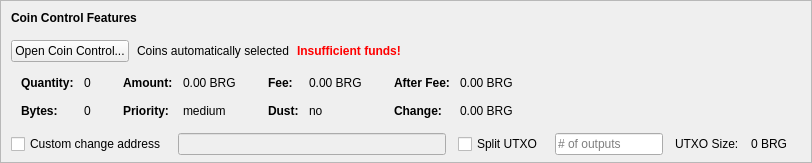
    <widget class="QFrame" name="frameCoinControl">
     <property name="sizePolicy">
      <sizepolicy hsizetype="Expanding" vsizetype="Expanding">
       <horstretch>0</horstretch>
       <verstretch>0</verstretch>
      </sizepolicy>
     </property>
     <property name="maximumSize">
      <size>
       <width>16777215</width>
       <height>16777215</height>
      </size>
     </property>
     <property name="frameShape">
      <enum>QFrame::StyledPanel</enum>
     </property>
     <property name="frameShadow">
      <enum>QFrame::Sunken</enum>
     </property>
     <layout class="QVBoxLayout" name="verticalLayoutCoinControl2">
      <property name="spacing">
       <number>0</number>
      </property>
      <property name="leftMargin">
       <number>0</number>
      </property>
      <property name="topMargin">
       <number>0</number>
      </property>
      <property name="rightMargin">
       <number>0</number>
      </property>
      <property name="bottomMargin">
       <number>6</number>
      </property>
      <item>
       <layout class="QVBoxLayout" name="verticalLayoutCoinControl" stretch="0,0,0,0,1">
        <property name="spacing">
         <number>0</number>
        </property>
        <property name="leftMargin">
         <number>10</number>
        </property>
        <property name="topMargin">
         <number>10</number>
        </property>
        <item>
         <layout class="QHBoxLayout" name="horizontalLayoutCoinControl1">
          <property name="bottomMargin">
           <number>15</number>
          </property>
          <item>
           <widget class="QLabel" name="labelCoinControlFeatures">
            <property name="sizePolicy">
             <sizepolicy hsizetype="Preferred" vsizetype="Maximum">
              <horstretch>0</horstretch>
              <verstretch>0</verstretch>
             </sizepolicy>
            </property>
            <property name="font">
             <font>
              <weight>75</weight>
              <bold>true</bold>
             </font>
            </property>
            <property name="styleSheet">
             <string notr="true">font-weight:bold;</string>
            </property>
            <property name="text">
             <string>Coin Control Features</string>
            </property>
           </widget>
          </item>
         </layout>
        </item>
        <item>
         <layout class="QHBoxLayout" name="horizontalLayoutCoinControl2" stretch="0,0,0,0">
          <property name="spacing">
           <number>8</number>
          </property>
          <property name="bottomMargin">
           <number>10</number>
          </property>
          <item>
           <widget class="QPushButton" name="pushButtonCoinControl">
            <property name="styleSheet">
             <string notr="true"/>
            </property>
            <property name="text">
             <string>Open Coin Control...</string>
            </property>
            <property name="autoDefault">
             <bool>false</bool>
            </property>
           </widget>
          </item>
          <item>
           <widget class="QLabel" name="labelCoinControlAutomaticallySelected">
            <property name="text">
             <string>Coins automatically selected</string>
            </property>
            <property name="margin">
             <number>5</number>
            </property>
           </widget>
          </item>
          <item>
           <widget class="QLabel" name="labelCoinControlInsuffFunds">
            <property name="font">
             <font>
              <weight>75</weight>
              <bold>true</bold>
             </font>
            </property>
            <property name="styleSheet">
             <string notr="true">color:red;font-weight:bold;</string>
            </property>
            <property name="text">
             <string>Insufficient funds!</string>
            </property>
            <property name="margin">
             <number>5</number>
            </property>
           </widget>
          </item>
          <item>
           <spacer name="horizontalSpacerCoinControl">
            <property name="orientation">
             <enum>Qt::Horizontal</enum>
            </property>
            <property name="sizeHint" stdset="0">
             <size>
              <width>40</width>
              <height>1</height>
             </size>
            </property>
           </spacer>
          </item>
         </layout>
        </item>
        <item>
         <widget class="QWidget" name="widgetCoinControl" native="true">
          <property name="sizePolicy">
           <sizepolicy hsizetype="Preferred" vsizetype="Preferred">
            <horstretch>0</horstretch>
            <verstretch>0</verstretch>
           </sizepolicy>
          </property>
          <property name="minimumSize">
           <size>
            <width>0</width>
            <height>0</height>
           </size>
          </property>
          <property name="styleSheet">
           <string notr="true"/>
          </property>
          <layout class="QHBoxLayout" name="horizontalLayoutCoinControl5">
           <property name="leftMargin">
            <number>0</number>
           </property>
           <property name="topMargin">
            <number>0</number>
           </property>
           <property name="rightMargin">
            <number>0</number>
           </property>
           <property name="bottomMargin">
            <number>0</number>
           </property>
           <item>
            <layout class="QHBoxLayout" name="horizontalLayoutCoinControl3" stretch="0,0,0,1">
             <property name="spacing">
              <number>20</number>
             </property>
             <property name="topMargin">
              <number>0</number>
             </property>
             <property name="bottomMargin">
              <number>10</number>
             </property>
             <item>
              <layout class="QFormLayout" name="formLayoutCoinControl1">
               <property name="horizontalSpacing">
                <number>10</number>
               </property>
               <property name="verticalSpacing">
                <number>14</number>
               </property>
               <property name="leftMargin">
                <number>10</number>
               </property>
               <property name="topMargin">
                <number>4</number>
               </property>
               <property name="rightMargin">
                <number>6</number>
               </property>
               <item row="0" column="0">
                <widget class="QLabel" name="labelCoinControlQuantityText">
                 <property name="font">
                  <font>
                   <weight>75</weight>
                   <bold>true</bold>
                  </font>
                 </property>
                 <property name="text">
                  <string>Quantity:</string>
                 </property>
                 <property name="margin">
                  <number>0</number>
                 </property>
                </widget>
               </item>
               <item row="0" column="1">
                <widget class="QLabel" name="labelCoinControlQuantity">
                 <property name="cursor">
                  <cursorShape>IBeamCursor</cursorShape>
                 </property>
                 <property name="contextMenuPolicy">
                  <enum>Qt::ActionsContextMenu</enum>
                 </property>
                 <property name="text">
                  <string notr="true">0</string>
                 </property>
                 <property name="margin">
                  <number>0</number>
                 </property>
                 <property name="textInteractionFlags">
                  <set>Qt::LinksAccessibleByMouse|Qt::TextSelectableByKeyboard|Qt::TextSelectableByMouse</set>
                 </property>
                </widget>
               </item>
               <item row="1" column="0">
                <widget class="QLabel" name="labelCoinControlBytesText">
                 <property name="font">
                  <font>
                   <weight>75</weight>
                   <bold>true</bold>
                  </font>
                 </property>
                 <property name="text">
                  <string>Bytes:</string>
                 </property>
                </widget>
               </item>
               <item row="1" column="1">
                <widget class="QLabel" name="labelCoinControlBytes">
                 <property name="cursor">
                  <cursorShape>IBeamCursor</cursorShape>
                 </property>
                 <property name="contextMenuPolicy">
                  <enum>Qt::ActionsContextMenu</enum>
                 </property>
                 <property name="text">
                  <string notr="true">0</string>
                 </property>
                 <property name="textInteractionFlags">
                  <set>Qt::LinksAccessibleByMouse|Qt::TextSelectableByKeyboard|Qt::TextSelectableByMouse</set>
                 </property>
                </widget>
               </item>
              </layout>
             </item>
             <item>
              <layout class="QFormLayout" name="formLayoutCoinControl2">
               <property name="horizontalSpacing">
                <number>10</number>
               </property>
               <property name="verticalSpacing">
                <number>14</number>
               </property>
               <property name="leftMargin">
                <number>6</number>
               </property>
               <property name="topMargin">
                <number>4</number>
               </property>
               <property name="rightMargin">
                <number>6</number>
               </property>
               <item row="0" column="0">
                <widget class="QLabel" name="labelCoinControlAmountText">
                 <property name="font">
                  <font>
                   <weight>75</weight>
                   <bold>true</bold>
                  </font>
                 </property>
                 <property name="text">
                  <string>Amount:</string>
                 </property>
                 <property name="margin">
                  <number>0</number>
                 </property>
                </widget>
               </item>
               <item row="0" column="1">
                <widget class="QLabel" name="labelCoinControlAmount">
                 <property name="cursor">
                  <cursorShape>IBeamCursor</cursorShape>
                 </property>
                 <property name="contextMenuPolicy">
                  <enum>Qt::ActionsContextMenu</enum>
                 </property>
                 <property name="text">
                  <string notr="true">0.00 BRG</string>
                 </property>
                 <property name="textInteractionFlags">
                  <set>Qt::LinksAccessibleByMouse|Qt::TextSelectableByKeyboard|Qt::TextSelectableByMouse</set>
                 </property>
                </widget>
               </item>
               <item row="1" column="0">
                <widget class="QLabel" name="labelCoinControlPriorityText">
                 <property name="font">
                  <font>
                   <weight>75</weight>
                   <bold>true</bold>
                  </font>
                 </property>
                 <property name="text">
                  <string>Priority:</string>
                 </property>
                </widget>
               </item>
               <item row="1" column="1">
                <widget class="QLabel" name="labelCoinControlPriority">
                 <property name="cursor">
                  <cursorShape>IBeamCursor</cursorShape>
                 </property>
                 <property name="contextMenuPolicy">
                  <enum>Qt::ActionsContextMenu</enum>
                 </property>
                 <property name="text">
                  <string>medium</string>
                 </property>
                 <property name="textInteractionFlags">
                  <set>Qt::LinksAccessibleByMouse|Qt::TextSelectableByKeyboard|Qt::TextSelectableByMouse</set>
                 </property>
                </widget>
               </item>
              </layout>
             </item>
             <item>
              <layout class="QFormLayout" name="formLayoutCoinControl3">
               <property name="horizontalSpacing">
                <number>10</number>
               </property>
               <property name="verticalSpacing">
                <number>14</number>
               </property>
               <property name="leftMargin">
                <number>6</number>
               </property>
               <property name="topMargin">
                <number>4</number>
               </property>
               <property name="rightMargin">
                <number>6</number>
               </property>
               <item row="0" column="0">
                <widget class="QLabel" name="labelCoinControlFeeText">
                 <property name="font">
                  <font>
                   <weight>75</weight>
                   <bold>true</bold>
                  </font>
                 </property>
                 <property name="text">
                  <string>Fee:</string>
                 </property>
                 <property name="margin">
                  <number>0</number>
                 </property>
                </widget>
               </item>
               <item row="0" column="1">
                <widget class="QLabel" name="labelCoinControlFee">
                 <property name="cursor">
                  <cursorShape>IBeamCursor</cursorShape>
                 </property>
                 <property name="contextMenuPolicy">
                  <enum>Qt::ActionsContextMenu</enum>
                 </property>
                 <property name="text">
                  <string notr="true">0.00 BRG</string>
                 </property>
                 <property name="textInteractionFlags">
                  <set>Qt::LinksAccessibleByMouse|Qt::TextSelectableByKeyboard|Qt::TextSelectableByMouse</set>
                 </property>
                </widget>
               </item>
               <item row="1" column="0">
                <widget class="QLabel" name="labelCoinControlLowOutputText">
                 <property name="font">
                  <font>
                   <weight>75</weight>
                   <bold>true</bold>
                  </font>
                 </property>
                 <property name="text">
                  <string>Dust:</string>
                 </property>
                </widget>
               </item>
               <item row="1" column="1">
                <widget class="QLabel" name="labelCoinControlLowOutput">
                 <property name="cursor">
                  <cursorShape>IBeamCursor</cursorShape>
                 </property>
                 <property name="contextMenuPolicy">
                  <enum>Qt::ActionsContextMenu</enum>
                 </property>
                 <property name="text">
                  <string>no</string>
                 </property>
                 <property name="textInteractionFlags">
                  <set>Qt::LinksAccessibleByMouse|Qt::TextSelectableByKeyboard|Qt::TextSelectableByMouse</set>
                 </property>
                </widget>
               </item>
              </layout>
             </item>
             <item>
              <layout class="QFormLayout" name="formLayoutCoinControl4">
               <property name="horizontalSpacing">
                <number>10</number>
               </property>
               <property name="verticalSpacing">
                <number>14</number>
               </property>
               <property name="leftMargin">
                <number>6</number>
               </property>
               <property name="topMargin">
                <number>4</number>
               </property>
               <property name="rightMargin">
                <number>6</number>
               </property>
               <item row="0" column="0">
                <widget class="QLabel" name="labelCoinControlAfterFeeText">
                 <property name="font">
                  <font>
                   <weight>75</weight>
                   <bold>true</bold>
                  </font>
                 </property>
                 <property name="text">
                  <string>After Fee:</string>
                 </property>
                 <property name="margin">
                  <number>0</number>
                 </property>
                </widget>
               </item>
               <item row="0" column="1">
                <widget class="QLabel" name="labelCoinControlAfterFee">
                 <property name="cursor">
                  <cursorShape>IBeamCursor</cursorShape>
                 </property>
                 <property name="contextMenuPolicy">
                  <enum>Qt::ActionsContextMenu</enum>
                 </property>
                 <property name="text">
                  <string notr="true">0.00 BRG</string>
                 </property>
                 <property name="textInteractionFlags">
                  <set>Qt::LinksAccessibleByMouse|Qt::TextSelectableByKeyboard|Qt::TextSelectableByMouse</set>
                 </property>
                </widget>
               </item>
               <item row="1" column="0">
                <widget class="QLabel" name="labelCoinControlChangeText">
                 <property name="font">
                  <font>
                   <weight>75</weight>
                   <bold>true</bold>
                  </font>
                 </property>
                 <property name="text">
                  <string>Change:</string>
                 </property>
                </widget>
               </item>
               <item row="1" column="1">
                <widget class="QLabel" name="labelCoinControlChange">
                 <property name="cursor">
                  <cursorShape>IBeamCursor</cursorShape>
                 </property>
                 <property name="contextMenuPolicy">
                  <enum>Qt::ActionsContextMenu</enum>
                 </property>
                 <property name="text">
                  <string notr="true">0.00 BRG</string>
                 </property>
                 <property name="textInteractionFlags">
                  <set>Qt::LinksAccessibleByMouse|Qt::TextSelectableByKeyboard|Qt::TextSelectableByMouse</set>
                 </property>
                </widget>
               </item>
              </layout>
             </item>
            </layout>
           </item>
          </layout>
         </widget>
        </item>
        <item>
         <layout class="QHBoxLayout" name="horizontalLayoutCoinControl4" stretch="0,0,0,0,0,0,0">
          <property name="spacing">
           <number>12</number>
          </property>
          <property name="sizeConstraint">
           <enum>QLayout::SetDefaultConstraint</enum>
          </property>
          <property name="topMargin">
           <number>5</number>
          </property>
          <property name="rightMargin">
           <number>5</number>
          </property>
          <item>
           <widget class="QCheckBox" name="checkBoxCoinControlChange">
            <property name="toolTip">
             <string>If this is activated, but the change address is empty or invalid, change will be sent to a newly generated address.</string>
            </property>
            <property name="text">
             <string>Custom change address</string>
            </property>
           </widget>
          </item>
          <item>
           <widget class="QValidatedLineEdit" name="lineEditCoinControlChange">
            <property name="enabled">
             <bool>false</bool>
            </property>
            <property name="sizePolicy">
             <sizepolicy hsizetype="Expanding" vsizetype="Fixed">
              <horstretch>0</horstretch>
              <verstretch>0</verstretch>
             </sizepolicy>
            </property>
           </widget>
          </item>
          <item>
           <widget class="QCheckBox" name="splitBlockCheckBox">
            <property name="text">
             <string>Split UTXO</string>
            </property>
           </widget>
          </item>
          <item>
           <widget class="QLineEdit" name="splitBlockLineEdit">
            <property name="sizePolicy">
             <sizepolicy hsizetype="Fixed" vsizetype="Fixed">
              <horstretch>50</horstretch>
              <verstretch>0</verstretch>
             </sizepolicy>
            </property>
            <property name="placeholderText">
             <string># of outputs</string>
            </property>
           </widget>
          </item>
          <item>
           <widget class="QLabel" name="labelBlockSizeText">
            <property name="text">
             <string>UTXO Size:</string>
            </property>
           </widget>
          </item>
          <item>
           <widget class="QLabel" name="labelBlockSize">
            <property name="text">
             <string>0 BRG</string>
            </property>
           </widget>
          </item>
          <item>
           <widget class="QLabel" name="labelCoinControlChangeLabel">
            <property name="sizePolicy">
             <sizepolicy hsizetype="Preferred" vsizetype="Expanding">
              <horstretch>0</horstretch>
              <verstretch>0</verstretch>
             </sizepolicy>
            </property>
            <property name="minimumSize">
             <size>
              <width>0</width>
              <height>0</height>
             </size>
            </property>
            <property name="text">
             <string/>
            </property>
            <property name="margin">
             <number>3</number>
            </property>
           </widget>
          </item>
         </layout>
        </item>
        <item>
         <spacer name="verticalSpacerCoinControl">
          <property name="orientation">
           <enum>Qt::Vertical</enum>
          </property>
          <property name="sizeHint" stdset="0">
           <size>
            <width>800</width>
            <height>1</height>
           </size>
          </property>
         </spacer>
        </item>
       </layout>
      </item>
     </layout>
    </widget>
